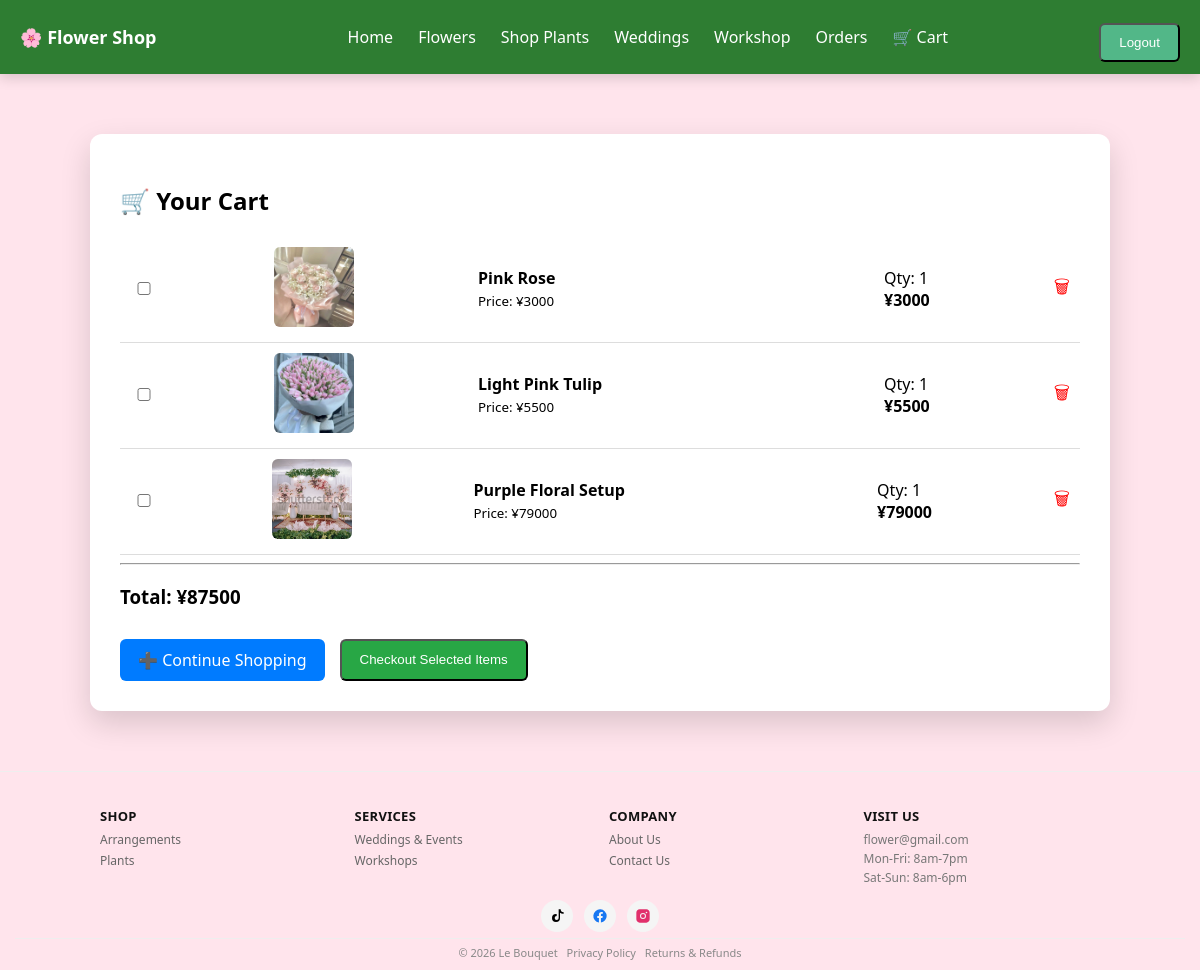
The app's page /cart/ (signed in) with its own data.
### shop/models.py (models this page shows, shortened)
class Cart(models.Model):
    user = models.ForeignKey(User, on_delete=models.CASCADE)
    flower = models.ForeignKey(Flower, on_delete=models.CASCADE)
    quantity = models.PositiveIntegerField(default=1)
    class Meta:
        unique_together = ('user', 'flower')   # 🔥 SAME PRODUCT TWICE NOT ALLOWED
    def total_price(self):
        return self.flower.price * self.quantity

class Flower(models.Model):
    CATEGORY_CHOICES = [
        ('flower', 'Flower'),
        ('wedding', 'Wedding'),
        ('workshop', 'Workshop'),
        ('shopplant', 'Shop Plant'),
    ]
    category = models.CharField(max_length=20, choices=CATEGORY_CHOICES)
    name = models.CharField(max_length=100)
    price = models.PositiveIntegerField()
    description = models.TextField()
    image = models.ImageField(upload_to='flowers/', blank=True, null=True)

### shop/views.py (the view)
# urls.py: path('cart/', views.cart_view, name='cart'),
@login_required(login_url="login")
def cart_view(request):
    cart_items = Cart.objects.filter(user=request.user)
    total = sum(item.total_price() for item in cart_items)
    return render(request, "shop/cart.html", {
        "cart_items": cart_items,
        "total": total
    })

### shop/templates/shop/cart.html (shortened to what this page needs)
{% extends "shop/base.html" %}
{% load static %}
{% block content %}
<div class="cart-box">
    <h2>🛒 Your Cart</h2>
    {% if cart_items %}
    <form method="POST" action="{% url 'checkout' %}" onsubmit="return validateSelection();">
        {% for item in cart_items %}
        <div class="cart-item"
             style="display:flex; align-items:center; justify-content:space-between;
                    padding:10px; border-bottom:1px solid #ddd; gap:15px;">
            <div>
                <input type="checkbox" name="selected_items" value="{{ item.id }}">
            </div>
            <div>
                {% if item.flower.image %}
                    <img src="{{ item.flower.image.url }}"
                         style="width:80px; height:80px; object-fit:cover; border-radius:6px;">
                {% else %}
                    <img src="{% static 'shop/no-image.png' %}"
                         style="width:80px; height:80px; object-fit:cover; border-radius:6px;">
                {% endif %}
            </div>
            <div style="width:30%;">
                <strong>{{ item.flower.name }}</strong><br>
                <small>Price: ¥{{ item.flower.price }}</small>
            </div>
            <div>
                Qty: {{ item.quantity }} <br>
                <strong>¥{{ item.total_price }}</strong>
            </div>
            <div>
                <a href="{% url 'remove_from_cart' item.flower.id %}"
                   style="color:red; text-decoration:none; font-size:18px;">
                   🗑
                </a>
            </div>
        </div>
        {% endfor %}
        <hr>
        <h3>Total: ¥{{ total }}</h3>
        <div style="display:flex; gap:15px; margin-top:20px;">
            <a href="{% url 'flowers' %}" class="btn" style="background:#007bff;">
                ➕ Continue Shopping
            </a>
            <button type="submit" class="btn" style="background:#28a745;">
                Checkout Selected Items
            </button>
        </div>
    </form>
    {% else %}
        <p>Your cart is empty 🌸</p>
        <a href="{% url 'flowers' %}" class="btn">Go Shopping</a>
    {% endif %}
</div>
<footer class="site-footer">
    <div class="footer-container">
        <div class="footer-column">
            <h4>SHOP</h4>
            <a href="#">Arrangements</a>
            <a href="#">Plants</a>
        </div>
        <div class="footer-column">
            <h4>SERVICES</h4>
            <a href="#">Weddings & Events</a>
            <a href="#">Workshops</a>
        </div>
        <div class="footer-column">
            <h4>COMPANY</h4>
            <a href="#">About Us</a>
            <a href="#">Contact Us</a>
        </div>
        <div class="footer-column footer-contact">
            <h4>VISIT US</h4>
            <p>flower@gmail.com</p>
            <p>Mon-Fri: 8am-7pm</p>
            <p>Sat-Sun: 8am-6pm</p>
        </div>
    </div>
<div class="footer-social">
    <a href="https://tiktok.com" target="_blank" aria-label="TikTok">
        <svg width="28" height="28" viewBox="0 0 24 24" fill="#000">
            <path d="M21 8.5a7.5 7.5 0 0 1-4.5-1.5V15a6 6 0 1 1-6-6c.34 0 .67.03 1 .08v3.03a3 3 0 1 0 3 3V2h3a4.5 4.5 0 0 0 4.5 4.5v2z"/>
        </svg>
    </a>
    <a href="https://facebook.com" target="_blank" aria-label="Facebook">
        <svg width="28" height="28" viewBox="0 0 24 24" fill="#1877F2">
            <path d="M22 12a10 10 0 1 0-11.63 9.88v-6.99H7.9V12h2.47V9.8c0-2.44
            1.45-3.8 3.67-3.8 1.06 0 2.17.19 2.17.19v2.39h-1.22c-1.2
            0-1.58.74-1.58 1.5V12h2.69l-.43 2.89h-2.26v6.99A10
            10 0 0 0 22 12z"/>
        </svg>
    </a>
    <a href="https://instagram.com" target="_blank" aria-label="Instagram">
        <svg width="28" height="28" viewBox="0 0 24 24" fill="#E1306C">
            <path d="M7 2C4.24 2 2 4.24 2 7v10c0 2.76 2.24 5 5 5h10c2.76
            0 5-2.24 5-5V7c0-2.76-2.24-5-5-5H7zm5 5.5A4.5 4.5 0 1 1 7.5
            12 4.5 4.5 0 0 1 12 7.5zm6.5-.75a1.25 1.25 0 1 1-1.25-1.25
            1.25 1.25 0 0 1 1.25 1.25zM12 9a3 3 0 1 0 3 3 3 3 0 0 0-3-3z"/>
        </svg>
    </a>
</div>
    <div class="footer-bottom">
        © 2026 Le Bouquet
        <a href="#">Privacy Policy</a>
        <a href="#">Returns & Refunds</a>
    </div>
</footer>
{% endblock %}

### shop/static/shop/style.css (style rules this page uses)
body { margin: 0; font-family: 'Segoe UI', sans-serif; background: #ffe4ec; }
.btn { background: #52b788; color: white; padding: 10px 18px; text-decoration: none; border-radius: 6px; display: inline-block; margin-top: 10px; }
.btn { transition: 0.3s; }
input { padding: 10px; width: 100%; border-radius: 6px; border: 1px solid #ccc; }
* { transition: all 0.25s ease-in-out; }
.cart-box { width: 80%; margin: 60px auto; background: white; padding: 30px; border-radius: 12px; box-shadow: 0 12px 30px rgba(0,0,0,0.15); }
.cart-item { display: flex; justify-content: space-between; padding: 15px 0; border-bottom: 1px solid #eee; }

### shop/templates/shop/cart.html (style rules this page uses)
.site-footer { background: #ffe4ec; padding: 18px 15px 10px; font-size: 12px; color: #555; border-top: 1px solid #eee; }
.footer-container { max-width: 1000px; margin: auto; display: grid; grid-template-columns: repeat(auto-fit, minmax(160px, 1fr)); gap: 18px; margin-bottom: 12px; }
.footer-column h4 { font-size: 13px; margin-bottom: 6px; letter-spacing: 0.3px; color: #111; }
.footer-column a { display: block; color: #666; text-decoration: none; margin-bottom: 4px; font-size: 12px; transition: 0.2s ease; }
.footer-column p { margin: 2px 0; color: #777; font-size: 12px; }
.footer-social { text-align: center; margin: 8px 0 6px; }
.footer-social a { width: 32px; height: 32px; margin: 0 4px; border-radius: 50%; background: #f5f5f5; display: inline-flex; align-items: center; justify-content: center; transition: 0.25s ease; }
.footer-social svg { width: 16px; height: 16px; }
.footer-bottom { text-align: center; font-size: 11px; color: #888; border-top: 1px solid #eee; padding-top: 6px; }
.footer-bottom a { color: #888; text-decoration: none; margin-left: 6px; }

### records on screen
Cart: flower.image (picture), flower.name "Pink Rose", flower.price "3000", quantity "1", total_price "3000"
Cart: flower.image (picture), flower.name "Light Pink Tulip", flower.price "5500", quantity "1", total_price "5500"
Cart: flower.image (picture), flower.name "Purple Floral Setup", flower.price "79000", quantity "1", total_price "79000"

### other values on screen
{{ total }} "87500"
